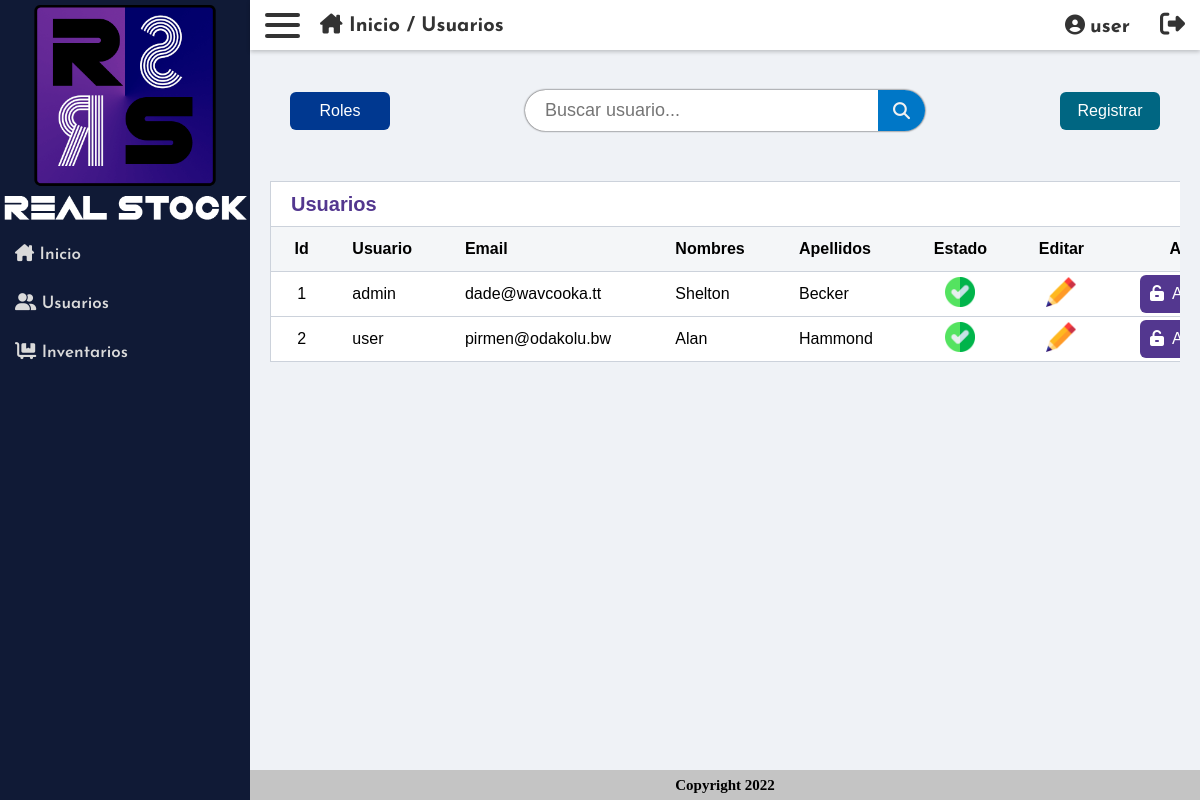
Screenshot of /frm_registrar-usuarios.php (signed in) with the database file from the repository.
### tables this page shows
CREATE TABLE `tbl_usuario` (
  `usuario_id` int(11) NOT NULL,
  `usuario` varchar(45) DEFAULT NULL,
  `contrasena` varchar(255) DEFAULT NULL,
  `estado` varchar(45) DEFAULT NULL,
  `email` varchar(45) DEFAULT NULL,
  `nombres` varchar(45) DEFAULT NULL,
  `apellidos` varchar(45) DEFAULT NULL,
  `tbl_rol_id` int(11) DEFAULT NULL
);

### frm_registrar-usuarios.php (the view, shortened to what this page needs)
<!DOCTYPE html>
<html lang="es">
<head>
  <link rel="stylesheet" href="css/estilos.css" />
</head>
<body>
  <nav>
    <div class="logo">
      <img src="img/logo.png" alt="" />
    </div>
    <div class="links">
      <ul>
        <li class="link">
          <a href="principal.php">
            <i class="fa-solid fa-house-chimney"></i> Inicio
          </a>
        </li>
        <li class="link">
          <a href="#">
            <i class="fa-solid fa-user-group"></i> Usuarios
          </a>
        </li>
        <li class="link">
          <a href="inventarios.php">
            <i class="fa-solid fa-cart-flatbed"></i> Inventarios
          </a>
        </li>
      </ul>
    </div>
  </nav>
  <div class="wrapper">
    <header>
      <div class="section-header">
        <div class="hamburger-menu">
          <span></span><span></span><span></span>
        </div>
        <div class="location-source">
          <a href="principal.php"><i class="fa-solid fa-house-chimney"></i> Inicio</a>
          / Usuarios
        </div>
      </div>
      <div class="section-header">
        <div class="user-tag">
          <a href="frm_editar-perfil.php"><i class="fa-solid fa-circle-user"></i><?php echo $_SESSION['username'] ?></a>
        </div>
        <div class="btn-logout">
          <a href="./php/logout.php"><i class="fa-solid fa-right-from-bracket"></i></a>
        </div>
      </div>
    </header>
    <div class="content">
      <div class="items-container">
        <a href="frm_crear-roles.php" class="btn btn-blue">Roles</a>
        <div class="search-group">
          <input class="search-bar" name="data" type="text" placeholder="Buscar usuario..." />
          <button class="icon-search">
            <i class="fa-solid fa-magnifying-glass"></i>
          </button>
        </div>
        <button class="btn btn-green" data-btn-modal="true" data-modal="#m-registrar-usuario">Registrar</button>
      </div>
      <div class="wrapper-table">
        <table>
          <tr>
            <th colspan="8">Usuarios</th>
          </tr>
          <tr class="titles-table">
            <td class="cell-center">Id</td>
            <td>Usuario</td>
            <td>Email</td>
            <td>Nombres</td>
            <td>Apellidos</td>
            <td class="cell-center">Estado</td>
            <td class="cell-center">Editar</td>
            <td class="cell-center">Asignar</td>
          </tr>
          <tbody id="content-table">
            <?php
            include_once 'php/config.php';
            $query = "SELECT * FROM tbl_usuario";
            $result = mysqli_query($conn, $query);
            if ($result) {
              if (mysqli_num_rows($result) > 0) {
                foreach ($result as $row) {
            ?>
                  <tr>
                    <td class="cell-center"><?php echo $row['usuario_id'] ?></td>
                    <td><?php echo $row['usuario'] ?></td>
                    <td><?php echo $row['email'] ?></td>
                    <td><?php echo $row['nombres'] ?></td>
                    <td><?php echo $row['apellidos'] ?></td>
                    <?php
                    if ($row['estado'] == "activo") {
                      $status_img = "aceptar.png";
                    } else {
                      $status_img = "cancelar.png";
                    }
                    ?>
                    <td class="cell-center"><img src="img/<?php echo $status_img ?>" alt="" /></td>
                    <td class="cell-center">
                      <div title="Editar" data-btn-modal="true" data-modal="#m-editar-usuario_<?php echo $row['usuario_id'] ?>"><img src="img/editar.png" alt="Editar" /></div>
                    </td>
                    <td class="cell-center">
                      <button class="btn btn-purple" data-btn-modal="true" data-modal="#m-asignar-rol">
                        <i class="fa-solid fa-unlock-keyhole"></i>Asignar rol
                      </button>
                    </td>
                  </tr>
            <?php
                }
              } else {
                echo '<script type="text/javascript">
                alert("No se encontraron usuarios registrados");
                </script>';
              }
            } else {
              echo '<script type="text/javascript">
              alert("Error al consultar la lista de usuarios");
              </script>';
            }
            ?>
          </tbody>
        </table>
      </div>
    </div>
    <footer>Copyright 2022</footer>
  </div>
</body>
</html>

### css/estilos.css (style rules this page uses)
* { margin: 0; padding: 0; box-sizing: border-box; outline: none; }
a { text-decoration: none; }
.wrapper { position: relative; top: 0; left: 0; height: 100vh; margin-left: 250px; }
header { position: absolute; top: 0; width: 100%; display: flex; align-items: center; justify-content: space-between; font-family: "Josefin Sans", sans-serif; font-weight: 800; font-size: 20px; min-height: 40px; background-color: #fff; box-shadow: 0 2px 4px rgba(0, 0, 0, 0.2); padding: 5px 15px; z-index: 10; }
.section-header { display: flex; align-items: center; margin: 5px 0; }
.hamburger-menu { position: relative; width: 35px; height: 25px; display: flex; flex-direction: column; justify-content: space-between; cursor: pointer; margin-right: 20px; -webkit-tap-highlight-color: rgba(0, 0, 0, 0); }
.hamburger-menu span { width: 100%; height: 4px; background-color: rgba(0, 0, 0, 0.8); border-radius: 2px; transition: transform 0.3s; }
.location-source { color: rgba(0, 0, 0, 0.8); user-select: none; }
.location-source a { color: rgba(0, 0, 0, 0.8); }
.user-tag a { color: rgba(0, 0, 0, 0.8); }
.user-tag a i { margin: 5px; }
.btn-logout { font-size: 25px; cursor: pointer; margin-left: 30px; }
.btn-logout a { color: rgba(0, 0, 0, 0.8); }
.content { background-color: #eff2f6; min-height: calc(100vh - 30px); padding: 70px 20px 20px 20px; }
.items-container { display: flex; align-items: center; justify-content: center; flex-wrap: wrap; margin: 20px; font-family: sans-serif; }
.btn { min-width: 100px; height: fit-content; padding: 10px; color: #fff; border-radius: 6px; text-align: center; border: none; outline: none; cursor: pointer; font-size: 1rem; user-select: none; }
.btn i { margin-right: 8px; }
.btn-blue { background-color: #003890; transition: 0.3s; }
.btn-green { background-color: #006682; transition: 0.3s; }
.btn-purple { background-color: #53378F; transition: 0.3s; }
.search-group { width: 400px; position: relative; margin: auto; }
.search-bar { background-color: #fff; border-radius: 30px; width: 100%; font-size: 20px; box-shadow: 0 0 2px rgb(14, 12, 12); transition: 0.3s; border: none; padding: 10px 20px; font-size: 18px; }
.icon-search { position: absolute; height: 100%; display: flex; align-items: center; justify-content: center; border: none; border-radius: 0 40px 40px 0 ; padding: 0 15px; font-size: 17px; color: rgb(241, 241, 241); background-color: rgb(0, 119, 199); top: 0; right: 0; transition: .3s; }
.wrapper-table { font-family: sans-serif; overflow-x: auto; margin: 50px 0; }
.wrapper-table table { width: 100%; min-width: 1020px; border-collapse: collapse; }
.wrapper-table th { color: #53378F; font-size: 20px; text-align: left; padding: 0 20px; }
.wrapper-table tr { background-color: #fff; height: 45px; border: solid 1px #ccd2db; }
.wrapper .titles-table td { font-weight: 600; background-color: #F4F6F8; }
.wrapper-table tr td { padding: 0 20px; }
.wrapper-table tr td img { width: 30px; height: 30px; cursor: pointer; }
.cell-center { text-align: center; }
footer { position: relative; left: 0; width: 100%; bottom: 0; height: 30px; line-height: 30px; text-align: center; background-color: #c4c4c4; font-size: 15px; font-weight: 900; }
.logo img { width: 100%; }
nav { position: fixed; left: 0; top: 0; background-color: #101a36; height: 100%; width: 250px; color: #fff; font-family: "Josefin Sans", sans-serif; font-weight: 600; overflow-x: hidden; z-index: 10; }
.link a { color: rgb(218, 218, 218); display: block; font-size: 17px; padding: 15px; transition: .3s; }

### rows the page displays
tbl_usuario: usuario_id "1", usuario "admin", email "dade@wavcooka.tt", nombres "Shelton", apellidos "Becker"
tbl_usuario: usuario_id "2", usuario "user", email "pirmen@odakolu.bw", nombres "Alan", apellidos "Hammond"

### other values shown
$_SESSION['username'] "user"
